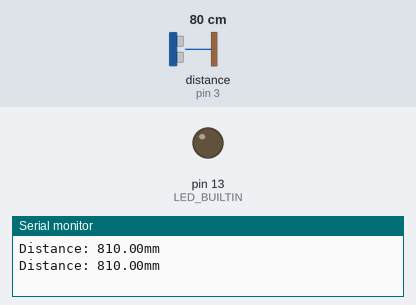
The sketch below on a simulated Arduino Uno, built with avr-gcc and run on an emulated ATmega328P. Shown: output pins drawn as LEDs (lit = HIGH), the last lines printed to the serial monitor. The inputs (shaded band) are chosen by the test bench; at power-on: distance to the obstacle (sensor on pin 3) 80 cm. The echo pulse lasts 58.3 µs per cm.

Above: at 1.8 s.
1.9 s: distance to the obstacle (sensor on pin 3) set to 26 cm
3.4 s: distance to the obstacle (sensor on pin 3) set to 20 cm
At 5.2 s:
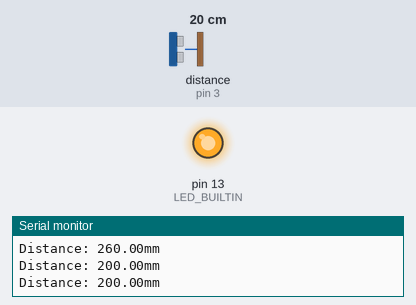
5.5 s: distance to the obstacle (sensor on pin 3) set to 35 cm
At 6.9 s:
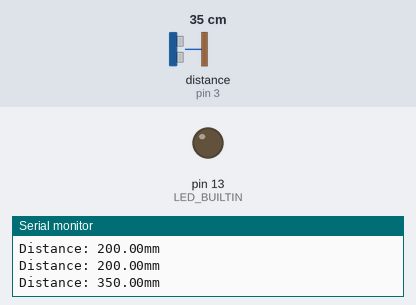
7.5 s: distance to the obstacle (sensor on pin 3) set to 2 cm
At 8.6 s:
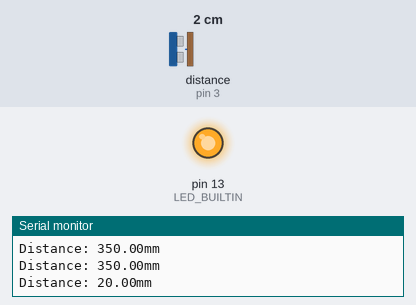
Timing chart, 0 to 10.5 s (numbered marks = the images above; inputs shaded):
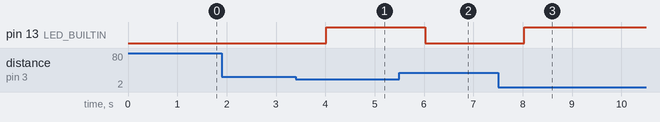

Measured:
- the behaviour switches between 23 and 22 cm on distance to the obstacle (sensor on pin 3) (found by bisection; images 0 and 1)
- after the input at 3.4 s, pin 13 (LED_BUILTIN): LOW → HIGH after 0.62 s
- after the input at 5.5 s, pin 13 (LED_BUILTIN): HIGH → LOW after 0.53 s
- after the input at 7.5 s, pin 13 (LED_BUILTIN): LOW → HIGH after 0.53 s

The sketch:

newping_distance_led.ino
```cpp
#include <NewPing.h>

#define SONAR_NUM 1 // 센서 1
#define MAX_DISTANCE 150

#define Front 0

#define TRIG 2  //  초음파 센서 Trig 핀
#define ECHO 3  //  초음파 센서 Echo 핀

NewPing sonar(TRIG, ECHO, MAX_DISTANCE);


void setup() {
  pinMode(LED_BUILTIN, OUTPUT);
  Serial.begin(115200);// 통신 속도 115200으로 변경
}

long sonar_front(void) {

  long duration, distance;

  digitalWrite(TRIG, HIGH);
  delayMicroseconds(10);
  digitalWrite(TRIG, LOW);


  duration = pulseIn(ECHO, HIGH);
  distance = ((float)(340 * duration) / 1000) / 2;


  return distance;
}

void loop() {
  float front_sonar = 0.0;

  front_sonar = sonar.ping_cm()*10;
  if(front_sonar == 0.0)  front_sonar = MAX_DISTANCE;


  Serial.print("Distance: ");
  Serial.print(front_sonar);
  Serial.println("mm");

  if((front_sonar > 0) && (front_sonar <= 220.0)){  // 220mm보다 가까우면 LED 켜짐, 멀어지면 LED 꺼짐
    digitalWrite(LED_BUILTIN, HIGH);   // LED 켜짐
    delay(1000);
  }

  else{
    digitalWrite(LED_BUILTIN, LOW);    // LED 꺼짐
    delay(1000);

  }


}
```
